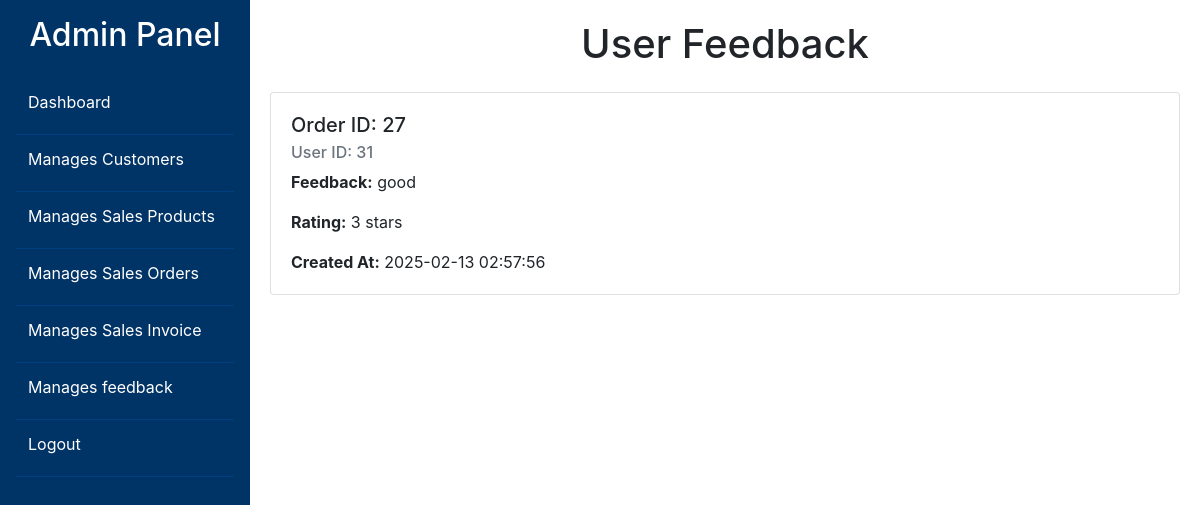
/footwear-mahi/footwear/user_feedback.php (signed in), run on an earlier commit of the app's database.
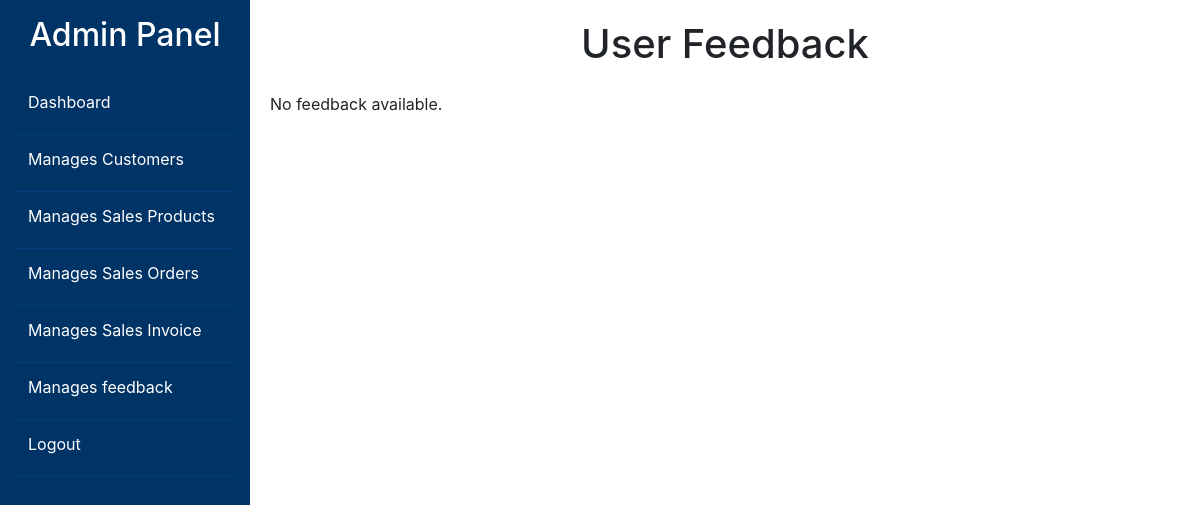
And on a later commit of the database.
### tables this page shows
CREATE TABLE `order_feedback` (
  `id` int(11) NOT NULL,
  `order_id` int(11) NOT NULL,
  `user_id` int(11) NOT NULL,
  `feedback` text NOT NULL,
  `rating` int(11) NOT NULL,
  `created_at` timestamp NOT NULL DEFAULT current_timestamp()
);

### footwear-mahi/footwear/user_feedback.php (the view, shortened to what this page needs)
<?php
@include 'config.php';
$query = "SELECT * FROM order_feedback";
$stmt = $conn->prepare($query);
$stmt->execute();
?>
<!DOCTYPE html>
<html lang="en">
<head>
    <link href="https://stackpath.bootstrapcdn.com/bootstrap/4.5.2/css/bootstrap.min.css" rel="stylesheet">
</head>
<body>
<?php include 'admin_navbar.php' ?>
<div class="content">
    <h1 class="text-center mb-4">User Feedback</h1>
    <?php
    if ($stmt->rowCount() > 0) {
        while ($row = $stmt->fetch(PDO::FETCH_ASSOC)) {
            echo '<div class="card mb-4">';
            echo '<div class="card-body">';
            echo '<h5 class="card-title">Order ID: ' . $row['order_id'] . '</h5>';
            echo '<h6 class="card-subtitle mb-2 text-muted">User ID: ' . $row['user_id'] . '</h6>';
            echo '<p class="card-text"><strong>Feedback:</strong> ' . $row['feedback'] . '</p>';
            echo '<p class="card-text"><strong>Rating:</strong> ' . $row['rating'] . ' stars</p>';
            echo '<p class="card-text"><strong>Created At:</strong> ' . $row['created_at'] . '</p>';
            echo '</div>';
            echo '</div>';
        }
    } else {
        echo '<p>No feedback available.</p>';
    }
    ?>
</div>
</body>
</html>

What changed in the data, as far as the page shows it:
removed order_feedback: order "27", user "31", feedback "good", rating "3", created_at "2025-02-13 02:57:56"
Also different on the page:
text now shown: "No feedback available."
